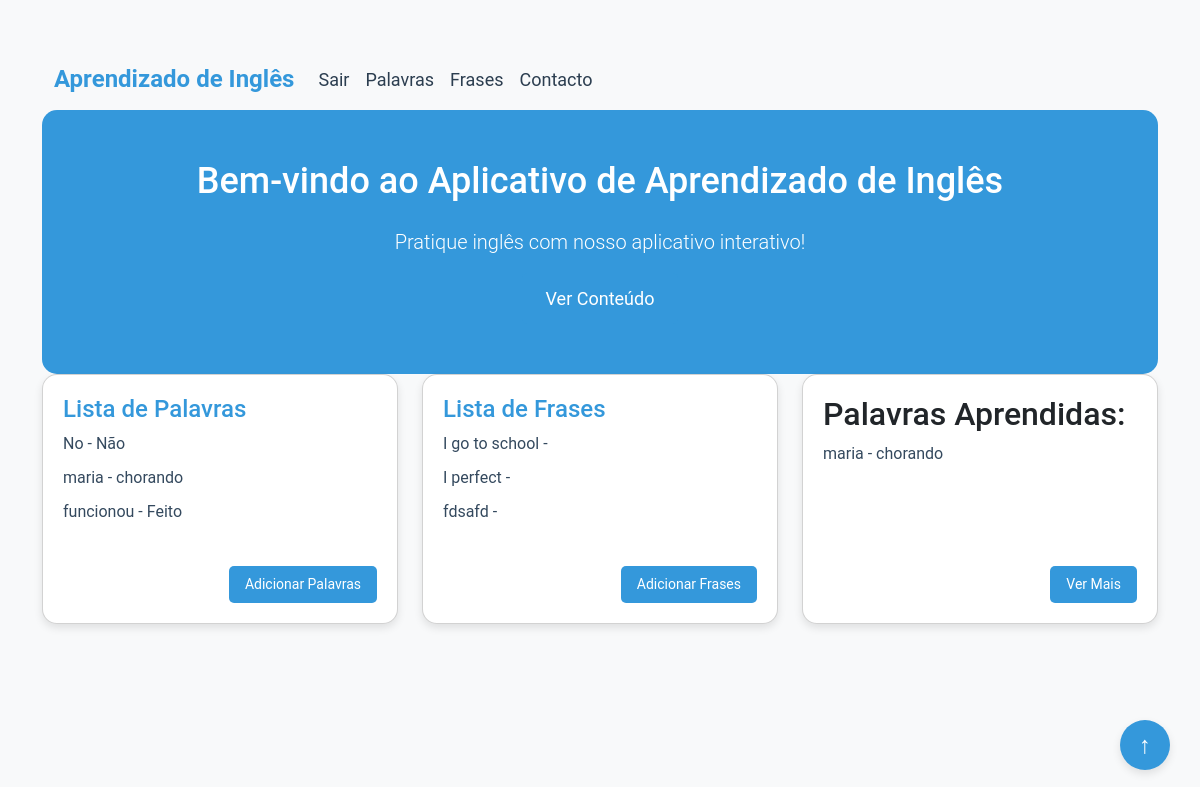
Screenshot of / (signed in) with the database file from the repository.
### app_aprendizado_ingles/models.py (models this page shows, shortened)
class Palavra(models.Model):
    DIFICULDADE_CHOICES = [
        ('facil', 'Fácil'),
        ('medio', 'Médio'),
        ('dificil', 'Difícil'),
    ]
    usuario = models.ForeignKey(User, on_delete=models.CASCADE)
    palavra = models.CharField(max_length=100)
    traducao = models.CharField(max_length=100)
    dificuldade = models.CharField(max_length=10, choices=DIFICULDADE_CHOICES)
    palavra_aprendida = models.BooleanField(default=False)
    data_aprendizado = models.DateTimeField(auto_now_add=True)

class Frase(models.Model):
    DIFICULDADE_CHOICES = [
        ('facil', 'Fácil'),
        ('medio', 'Médio'),
        ('dificil', 'Difícil'),
    ]
    usuario = models.ForeignKey(User, on_delete=models.CASCADE)
    palavras = models.ForeignKey(Palavra, on_delete=models.CASCADE)
    frase = models.CharField(max_length=300)
    traducao_frase = models.CharField(max_length=400)
    dificuldade = models.CharField(max_length=10, choices=DIFICULDADE_CHOICES)
    frase_aprendida = models.BooleanField(default=False)
    data_aprendizado_f = models.DateTimeField(auto_now_add=True)

### app_aprendizado_ingles/views.py (the view)
# urls.py: path('',views.pagina_inicial, name="home"),
@login_required
def pagina_inicial(request):
    palavras_aprendidas = Palavra.objects.filter(palavra_aprendida=True, usuario=request.user)
    frases = Frase.objects.filter(usuario=request.user)
    palavras_adicionadas = Palavra.objects.filter(usuario=request.user)
    context = {
        'palavras_aprendidas': palavras_aprendidas,
        'frases': frases,
        'palavras_adicionadas': palavras_adicionadas,
    }
    return render(request, 'Visualizar_tudo/home.html', context)

### app_aprendizado_ingles/templates/Visualizar_tudo/home.html (shortened to what this page needs)
<!DOCTYPE html>
<html>
<head>
    <link href="https://cdn.jsdelivr.net/npm/bootstrap@5.3.0/dist/css/bootstrap.min.css" rel="stylesheet">
</head>
<body class="container py-5">
    <nav class="navbar navbar-expand-lg navbar-light bg-light">
        <div class="container">
            <a class="navbar-brand" href="#">Aprendizado de Inglês</a>
            <div class="collapse navbar-collapse" id="navbarNav">
                <ul class="navbar-nav ml-auto">
                    <li class="nav-item">
                        <a class="nav-link" href="{% url 'logout' %}">Sair</a>
                    </li>
                    <li class="nav-item">
                        <a class="nav-link" href="{% url 'todas_minhas_palavras' %}">Palavras</a>
                    </li>
                    <li class="nav-item">
                        <a class="nav-link" href="{% url 'todas_frases' %}">Frases</a>
                    </li>
                    <li class="nav-item">
                        <a class="nav-link" href="#contacto">Contacto</a>
                    </li>
                </ul>
            </div>
        </div>
    </nav>
    <div class="jumbotron text-center">
        <h2 class="mb-4">Bem-vindo ao Aplicativo de Aprendizado de Inglês</h2>
        <p class="lead">Pratique inglês com nosso aplicativo interativo!</p>
        <a href="#conteudo" class="btn btn-verconteudo">Ver Conteúdo</a>
    </div>
    <div id="conteudo" class="row">
        <div class="col-md-4">
            <div class="card">
                <h3>Lista de Palavras</h3>
    <ul>
        {% for palavra_adicionada in palavras_adicionadas|slice:":3"%}
            <li>{{ palavra_adicionada.palavra }} - {{ palavra_adicionada.traducao }}</li>
        {% endfor %}
    </ul>
                <a href="{% url 'adicionar_palavra' %}" class="btn btn-vermais">Adicionar Palavras </a>
            </div>
        </div>
        <div class="col-md-4">
            <div class="card">
                <h3>Lista de Frases</h3>
                <ul>
                    {% for frase in frases|slice:":3" %}
                        <li>{{ frase.frase }} - {{ frase.traducao }}</li>
                    {% endfor %}
                </ul>
                <a href="{% url 'adicionar_frase' %}" class="btn btn-vermais">Adicionar Frases</a>
            </div>
        </div>
        <div class="col-md-4">
            <div class="card">
                <h2>Palavras Aprendidas:</h2>
                <ul class="hide-content" id="lista_traducoes">
                    {% for palavra_aprendida in palavras_aprendidas|slice:":3" %}
                            <li>{{ palavra_aprendida.palavra }} - {{ palavra_aprendida.traducao }}</li>
                        {% endfor %}
                </ul>
                <a href="{% url 'todas_palavras_aprendidas' %}" class="btn btn-vermais">Ver Mais</a>
    <a href="#topo" class="btn btn-top">&uarr;</a>
</body>
</html>

### app_aprendizado_ingles/templates/Visualizar_tudo/home.html (style rules this page uses)
body { font-family: "Roboto", sans-serif; background-color: #f8f9fa; }
.navbar-brand { font-size: 24px; font-weight: bold; color: #3498db; }
.navbar-nav .nav-link { font-size: 18px; color: #2c3e50; }
.jumbotron { background-color: #3498db; color: #fff; padding: 50px; border-radius: 15px; }
.jumbotron h2 { font-size: 36px; }
.jumbotron p { font-size: 20px; }
.card { position: relative; background-color: #fff; border-radius: 15px; box-shadow: 0 4px 8px rgba(0, 0, 0, 0.1); padding: 20px; margin-bottom: 20px; height: 250px; overflow: hidden; }
.card h3 { font-size: 24px; color: #3498db; }
.card ul { list-style: none; padding: 0; }
.card li { margin-bottom: 10px; color: #34495e; }
.btn-vermais { background-color: #3498db; color: #fff; border: none; border-radius: 5px; padding: 8px 16px; font-size: 14px; position: absolute; bottom: 20px; right: 20px; }
.btn-verconteudo { background-color: #3498db; color: #fff; border: none; border-radius: 5px; padding: 12px 24px; font-size: 18px; }
.btn-top { position: fixed; bottom: 30px; right: 30px; z-index: 999; width: 50px; height: 50px; border-radius: 50%; background-color: #3498db; color: #fff; font-size: 24px; display: flex; justify-content: center; align-items: center; box-shadow: 0 4px 8px rgba(0, 0, 0, 0.1); }

### rows the page displays
Palavra: palavra "No", traducao "Não"
Palavra: palavra "maria", traducao "chorando"
Palavra: palavra "funcionou", traducao "Feito"
Frase: frase "I go to school"
Frase: frase "I perfect"
Frase: frase "fdsafd"
